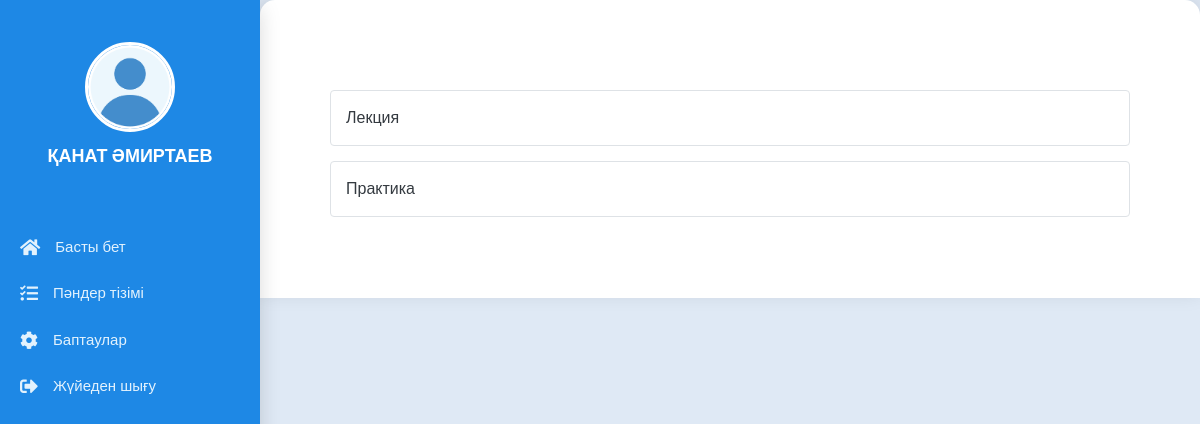
The page /lek_pr/ (signed in) on the database its author committed.
### main/models.py (models this page shows, shortened)
class CustomUser(AbstractUser):
    is_student = models.BooleanField(default=False)
    is_teacher = models.BooleanField(default=False)
    rate = models.DecimalField(
        max_digits=3,
        decimal_places=2,
        choices=[
            (1.00, 'Толық'),
            (0.50, '0.5'),
            (0.25, '0.25')
        ],
        default=1.00,
        blank=True,
        null=True,
        verbose_name='Ставка'
    )
    img = models.ImageField('foto', upload_to="profile/", blank=True, null=True)
    data = models.DateField('tygan kyn', blank=True, null=True)
    about_me  = models.TextField('ozim jaily', blank=True, null=True)
    email = models.EmailField('email', blank=True, null=True, )
    telefon = models.CharField('telefon', blank=True, null=True, max_length=20)
    addres1 = models.CharField('meken-jai-1', blank=True, null=True, max_length=100)
    addres2 = models.CharField('meken-jai-2', blank=True, null=True, max_length=100)
    ana = models.CharField('anasy aty', blank=True, null=True, max_length=100)
    ana_nomer = models.CharField('ana_telefon', blank=True, null=True, max_length=20)
    ake = models.CharField('akesy aty', blank=True, null=True, max_length=100)
    ake_nomer = models.CharField('ake_telefon', blank=True, null=True, max_length=20)
    kyrs = models.ForeignKey(Kyrs, on_delete=models.CASCADE, verbose_name='kyrs', blank=True, null=True )
    toby = models.ForeignKey(Toby, on_delete=models.CASCADE, verbose_name='toby', blank=True, null=True)
    oku_tury = models.ForeignKey(Oky_tury, on_delete=models.CASCADE, verbose_name='oky_tury', blank=True, null=True)
    dareje = models.ForeignKey(Dareje, on_delete=models.CASCADE, verbose_name='dareje', blank=True, null=True)
    kyzmet = models.ForeignKey(Kyzmet, on_delete=models.CASCADE, verbose_name='kyzmet', blank=True, null=True)
    sabak = models.ManyToManyField(Kyrs, verbose_name='sabak', related_name='custom_user_sabaks')
    user_permissions = models.ManyToManyField(
        Permission,
        verbose_name=_('user permissions'),
        blank=True,
        related_name='customuser_permissions',
        related_query_name='customuser_permission',
    )
    groups = models.ManyToManyField(
        Group,
        verbose_name=_('groups'),
        blank=True,
        related_name='customuser_groups',
        related_query_name='customuser_group',
    )

class Sabak_turu(models.Model):
    name = models.CharField(verbose_name='name', max_length=100)

### main/views.py (the view)
# urls.py: path('lek_pr/', views.lek_pr, name='lek_pr'),
def lek_pr(request):
    kurator = Toby_kurator.objects.filter(kurator=request.user)
    sabak_turu = Sabak_turu.objects.all()
    return render(request, 'main/teacher/lek_pr.html', {'user': request.user,'sabak_turu' : sabak_turu,'kurator' : kurator})

### main/templates/main/teacher/lek_pr.html (shortened to what this page needs)
{% extends 'main/profile.html' %}
{% load static %}
{% block link %}
<link rel="stylesheet" href="https://stackpath.bootstrapcdn.com/bootstrap/4.5.2/css/bootstrap.min.css">
{% endblock link %}
{% block main %}
<section class="main-course1">
    <div class="container">
        <ul class="subjects">
            {% for s in sabak_turu %}
            <li>
                <a href="{% url 'teacher_sabak' s.id  %}" class="subject-link">
                    {{ s.name }}
                </a>
            </li>
            {% endfor %}
        </ul>
    </div>
</section>
{% endblock main %}

### main/templates/main/profile.html (shortened to what this page needs)
<span style="font-family: verdana, geneva, sans-serif;"><!DOCTYPE html>
{% load static %}
    <html lang="en">
    <head>
      <link rel="stylesheet" href="{% static 'css/style-index1.css' %}">
      {% block link %}{% endblock link %}
      <link rel="stylesheet" href="https://cdnjs.cloudflare.com/ajax/libs/font-awesome/5.15.4/css/all.min.css"/>
    </head>
    <body>
      <div class="container1">
        <nav class="nav1">
          <ul>
            <li>
                <a href="{% url 'user'  user.id %}" class="logo">
                    {% if user.img %}
                        <img src="{{ user.img.url }}" alt="{{ user.first_name }} {{ user.last_name }}">
                    {% else %}
                        <img src="{% static 'img/images.png' %}" alt="Default Image">
                    {% endif %}
                    <span class="nav-item">{{ user.first_name }} {{ user.last_name }}</span>
                    <br>
                </a>
            </li>
            <li><a href="{% url 'profile' %}" class="{% if request.path == '/profile/' %}active1{% endif %}" >
              <i class="fas fa-home"></i>
              <span class="nav-item1 ">Басты бет</span>
            </a></li>
              {% if user.is_teacher == True %}
            <li><a href="{% url 'lek_pr' %}" class="{% if request.path == '/lek_pr/' %}active1{% endif %}">
              <i class="fas fa-tasks"></i>
              <span class="nav-item1">Пәндер тізімі</span>
            </a></li>
              {% elif user.is_student == True  %}
            <li><a href="{% url 'student_sabak' %}" class="{% if request.path == '/student_sabak/' %}active1{% endif %}">
              <i class="fas fa-tasks"></i>
              <span class="nav-item1">Пәндер тізімі</span>
            </a></li>
              {% endif %}
            <li><a href="{% url 'profile_update' %}" class="{% if request.path == '/profile_update/' %}active1{% endif %}">
              <i class="fas fa-cog"></i>
              <span class="nav-item1">Баптаулар</span>
            </a></li>
            <li><a href="{% url 'logout' %}" class=""  class="logout">
              <i class="fas fa-sign-out-alt"></i>
              <span class="nav-item1">Жүйеден шығу</span>
            </a></li>
          </ul>
        </nav>
        <section class="main1">
    {% block main %}{% endblock main %}
</section>
      </div>
    </body>
    </html></span>

### static/css/style-index1.css (style rules this page uses)
* { margin: 0; padding: 0; outline: none; border: none; text-decoration: none; box-sizing: border-box; font-family: "Poppins", sans-serif; }
body { background: linear-gradient(135deg, #e3f2fd, #fce4ec); color: #333; }
.container1 { display: flex; }
.nav1 { position: fixed; top: 0; bottom: 0; height: 100vh; left: 0; background: #1e88e5; width: 260px; overflow: hidden; box-shadow: 0 8px 20px rgba(0, 0, 0, 0.15); }
.logo { display: flex; flex-direction: column; align-items: center; margin-top: 30px; margin-bottom: 20px; text-align: center; }
.logo img { width: 90px; height: 90px; border-radius: 50%; border: 3px solid #fff; }
.logo span { font-weight: 600; font-size: 18px; color: #fff; margin-top: 10px; text-transform: uppercase; }
.nav1 ul { margin-top: 20px; list-style: none; padding-left: 0; }
.nav1 ul li a { display: flex; align-items: center; padding: 12px 20px; font-size: 15px; color: #e3f2fd; transition: background 0.3s ease; border-radius: 8px; }
.nav1 .fas { font-size: 18px; margin-right: 15px; }
.nav-item1 { flex: 1; }
.main1 { width: calc(100% - 260px); padding: 30px; margin-left: 260px; background: #fff; border-radius: 15px 15px 0 0; box-shadow: 0 -4px 20px rgba(0, 0, 0, 0.1); }
.main-course1 { margin-top: 20px; }

### main/templates/main/teacher/lek_pr.html (style rules this page uses)
body { background: #dfe9f5; }
.main-course1 { padding: 20px 0; border-radius: 10px; background-color: #ffffff; }
.subjects { list-style-type: none; padding-left: 0; display: flex; flex-direction: column; align-items: center; }
.subjects li { margin-bottom: 15px; width: 100%; max-width: 800px; }
.subject-link { display: block; padding: 15px; background-color: #ffffff; border: 1px solid #dee2e6; border-radius: 4px; text-decoration: none; color: #343a40; transition: background-color 0.3s ease, box-shadow 0.3s ease; width: 100%; }

### rows shown on the page
CustomUser: first_name "ҚАНАТ", last_name "ӘМИРТАЕВ"
Sabak_turu: name "Лекция"
Sabak_turu: name "Практика"
